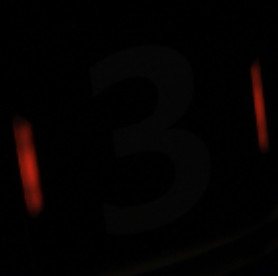
#> input picture images/image0.png, 278 x 276 px; its folder holds 4 pictures in this run
$ jupyter execute --allow-errors Classical_test.ipynb
#> lines starting #> are read from the running program, lines starting #| are printed output that depends on the picture
[cell 1]
import cv2
import matplotlib.pyplot as plt
import os

# Loading data

[cell 2]
# Initialize an empty dictionary to store the image data
images = {}
folder_path = './images/'
file_names = os.listdir(folder_path)

# Loop through each file in the folder and load the image
for file_name in file_names:
    # Construct the full file path
    image_path = os.path.join(folder_path, file_name)

    # Load the image using OpenCV
    image = cv2.imread(image_path)
#> image is the input picture: shape (276, 278, 3); mean B, G, R 1.8, 1.8, 4.2
    if image is not None:
        image_rgb = cv2.cvtColor(image, cv2.COLOR_BGR2RGB)
        images[file_name] = image_rgb

[cell 3]
# Set up the figure with 10 rows and 5 columns
fig, axes = plt.subplots(10, 5, figsize=(10, 20))

# Loop through each image and plot it in the grid
for idx, (file_name, image_data) in enumerate(images.items()):
    # Calculate the row and column index
    row = idx // 5
    col = idx % 5

    # Display the image in the corresponding subplot
    axes[row, col].imshow(image_data)
    axes[row, col].axis('off')  # Turn off the axis for each subplot
#> this loop made 4 passes
#> file_name on passes 1 to 4: 'image0.png', 'image1.png', 'image10.png', 'image11.png'

# Adjust layout for better spacing between images
plt.tight_layout()
plt.show()
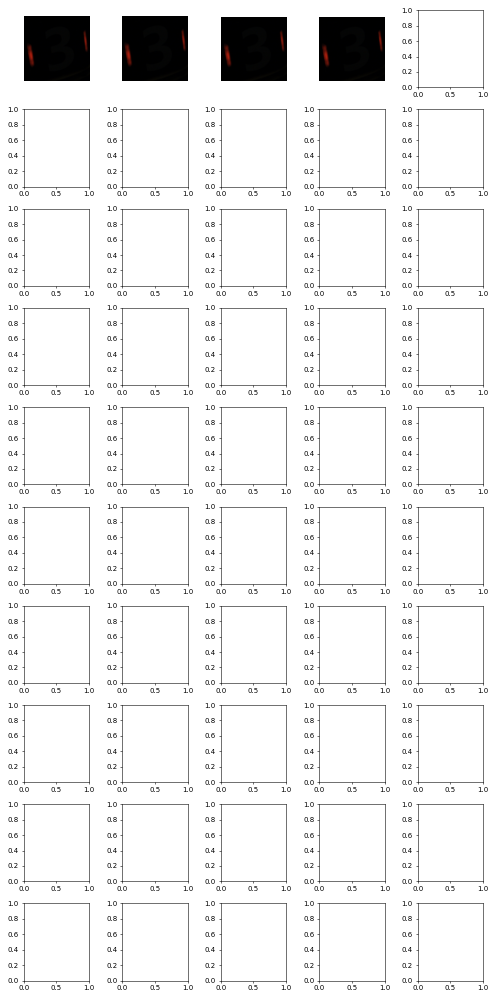
#> figure drawn by matplotlib, 4 panels
